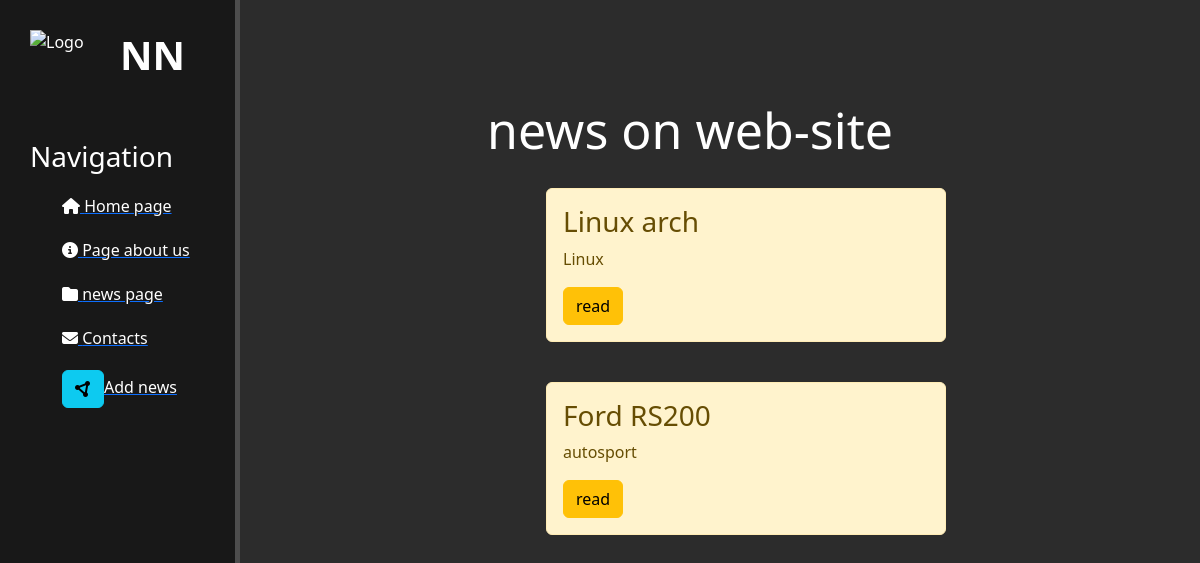
Page /news/ on the committed database.
### news/models.py (models this page shows, shortened)
class Articles(models.Model):
    title = models.CharField(max_length=255)
    anons = models.CharField(max_length=250)
    full_text = models.TextField(blank=True)
    date = models.DateTimeField()
    them = models.ForeignKey('category', on_delete=models.PROTECT, null=True)

### news/views.py (the view)
# urls.py: path('', views.news_home, name='news_home'),
def news_home(request):
    news = Articles.objects.order_by("-date")
    return render(request, 'news/news_home.html', {'news': news})

### news/templates/news/news_home.html (shortened to what this page needs)
{% extends 'main/layout.html' %}
{% block content %}
    <div class="features">
        <h1>news on web-site</h1>
        {% if news %}
        {% for el in news %}
            <div class="alert alert-warning">
                <h3>{{ el.title }}</h3>
                <p>{{ el.anons }}</p>
                <a href="{% url 'news_detail' el.id %}" class="btn btn-warning">read</a>
            </div>
        {% endfor %}
    {% else %}
        <p>you haven't articles</p>
    {% endif %}
    </div>
{% endblock %}

### main/static/main/css/main.css (style rules this page uses)
body { background: #2c2c2c; }
main .features { float: left; color: #fff; margin-top: 100px; text-align: center; width: 75%; }
main .features h1 { font-size: 50px; }
.alert-warning { float: left; clear: both; width: 400px; margin: 20px 34%; text-align: left; }

### rows in the picture
Articles: title "Linux arch", anons "Linux"
Articles: title "Ford RS200", anons "autosport"
